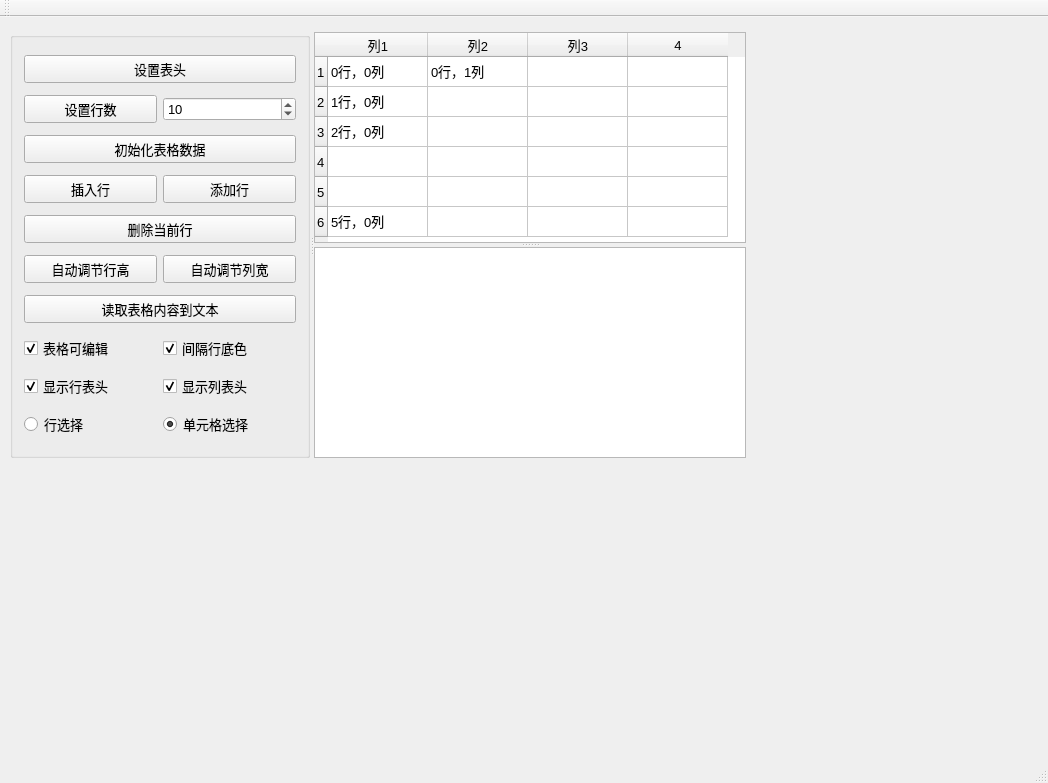
<?xml version="1.0" encoding="UTF-8"?>
<ui version="4.0">
 <class>MainWindow</class>
 <widget class="QMainWindow" name="MainWindow">
  <property name="geometry">
   <rect>
    <x>0</x>
    <y>0</y>
    <width>1048</width>
    <height>783</height>
   </rect>
  </property>
  <property name="font">
   <font>
    <pointsize>10</pointsize>
   </font>
  </property>
  <property name="windowTitle">
   <string>QTableWidget的使用</string>
  </property>
  <widget class="QWidget" name="centralWidget">
   <widget class="QSplitter" name="splitterMain">
    <property name="geometry">
     <rect>
      <x>10</x>
      <y>15</y>
      <width>736</width>
      <height>426</height>
     </rect>
    </property>
    <property name="orientation">
     <enum>Qt::Horizontal</enum>
    </property>
    <widget class="QGroupBox" name="groupBox">
     <property name="maximumSize">
      <size>
       <width>300</width>
       <height>16777215</height>
      </size>
     </property>
     <property name="title">
      <string/>
     </property>
     <layout class="QGridLayout" name="gridLayout">
      <item row="4" column="0" colspan="2">
       <widget class="QPushButton" name="btnDelCurRow">
        <property name="text">
         <string>删除当前行</string>
        </property>
       </widget>
      </item>
      <item row="3" column="0">
       <widget class="QPushButton" name="btnInsertRow">
        <property name="text">
         <string>插入行</string>
        </property>
       </widget>
      </item>
      <item row="3" column="1">
       <widget class="QPushButton" name="btnAppendRow">
        <property name="text">
         <string>添加行</string>
        </property>
       </widget>
      </item>
      <item row="8" column="0">
       <widget class="QCheckBox" name="chkBoxHeaderH">
        <property name="text">
         <string>显示行表头</string>
        </property>
        <property name="checked">
         <bool>true</bool>
        </property>
       </widget>
      </item>
      <item row="7" column="0">
       <widget class="QCheckBox" name="chkBoxTabEditable">
        <property name="text">
         <string>表格可编辑</string>
        </property>
        <property name="checked">
         <bool>true</bool>
        </property>
       </widget>
      </item>
      <item row="6" column="0" colspan="2">
       <widget class="QPushButton" name="btnReadToEdit">
        <property name="minimumSize">
         <size>
          <width>0</width>
          <height>25</height>
         </size>
        </property>
        <property name="text">
         <string>读取表格内容到文本</string>
        </property>
       </widget>
      </item>
      <item row="7" column="1">
       <widget class="QCheckBox" name="chkBoxRowColor">
        <property name="text">
         <string>间隔行底色</string>
        </property>
        <property name="checked">
         <bool>true</bool>
        </property>
       </widget>
      </item>
      <item row="9" column="1">
       <widget class="QRadioButton" name="rBtnSelectItem">
        <property name="text">
         <string>单元格选择</string>
        </property>
        <property name="checked">
         <bool>true</bool>
        </property>
       </widget>
      </item>
      <item row="8" column="1">
       <widget class="QCheckBox" name="chkBoxHeaderV">
        <property name="text">
         <string>显示列表头</string>
        </property>
        <property name="checked">
         <bool>true</bool>
        </property>
       </widget>
      </item>
      <item row="9" column="0">
       <widget class="QRadioButton" name="rBtnSelectRow">
        <property name="text">
         <string>行选择</string>
        </property>
        <property name="checked">
         <bool>false</bool>
        </property>
       </widget>
      </item>
      <item row="2" column="0" colspan="2">
       <widget class="QPushButton" name="btnIniData">
        <property name="minimumSize">
         <size>
          <width>0</width>
          <height>25</height>
         </size>
        </property>
        <property name="text">
         <string>初始化表格数据</string>
        </property>
       </widget>
      </item>
      <item row="1" column="1">
       <widget class="QSpinBox" name="spinRowCount">
        <property name="minimum">
         <number>2</number>
        </property>
        <property name="value">
         <number>10</number>
        </property>
       </widget>
      </item>
      <item row="0" column="0" colspan="2">
       <widget class="QPushButton" name="btnSetHeader">
        <property name="minimumSize">
         <size>
          <width>0</width>
          <height>25</height>
         </size>
        </property>
        <property name="text">
         <string>设置表头</string>
        </property>
       </widget>
      </item>
      <item row="1" column="0">
       <widget class="QPushButton" name="btnSetRows">
        <property name="minimumSize">
         <size>
          <width>0</width>
          <height>25</height>
         </size>
        </property>
        <property name="text">
         <string>设置行数</string>
        </property>
       </widget>
      </item>
      <item row="5" column="0">
       <widget class="QPushButton" name="btnAutoHeght">
        <property name="text">
         <string>自动调节行高</string>
        </property>
       </widget>
      </item>
      <item row="5" column="1">
       <widget class="QPushButton" name="btnAutoWidth">
        <property name="text">
         <string>自动调节列宽</string>
        </property>
       </widget>
      </item>
     </layout>
    </widget>
    <widget class="QSplitter" name="splitter">
     <property name="frameShape">
      <enum>QFrame::NoFrame</enum>
     </property>
     <property name="frameShadow">
      <enum>QFrame::Plain</enum>
     </property>
     <property name="lineWidth">
      <number>2</number>
     </property>
     <property name="orientation">
      <enum>Qt::Vertical</enum>
     </property>
     <widget class="QTableWidget" name="tableInfo">
      <property name="alternatingRowColors">
       <bool>false</bool>
      </property>
      <property name="rowCount">
       <number>6</number>
      </property>
      <property name="columnCount">
       <number>4</number>
      </property>
      <attribute name="horizontalHeaderDefaultSectionSize">
       <number>100</number>
      </attribute>
      <row/>
      <row/>
      <row/>
      <row/>
      <row/>
      <row/>
      <column>
       <property name="text">
        <string>列1</string>
       </property>
      </column>
      <column>
       <property name="text">
        <string>列2</string>
       </property>
      </column>
      <column>
       <property name="text">
        <string>列3</string>
       </property>
      </column>
      <column/>
      <item row="0" column="0">
       <property name="text">
        <string>0行，0列</string>
       </property>
      </item>
      <item row="0" column="1">
       <property name="text">
        <string>0行，1列</string>
       </property>
      </item>
      <item row="1" column="0">
       <property name="text">
        <string>1行，0列</string>
       </property>
      </item>
      <item row="2" column="0">
       <property name="text">
        <string>2行，0列</string>
       </property>
      </item>
      <item row="5" column="0">
       <property name="text">
        <string>5行，0列</string>
       </property>
      </item>
     </widget>
     <widget class="QPlainTextEdit" name="textEdit"/>
    </widget>
   </widget>
  </widget>
  <widget class="QMenuBar" name="menuBar">
   <property name="geometry">
    <rect>
     <x>0</x>
     <y>0</y>
     <width>1048</width>
     <height>27</height>
    </rect>
   </property>
  </widget>
  <widget class="QToolBar" name="mainToolBar">
   <attribute name="toolBarArea">
    <enum>TopToolBarArea</enum>
   </attribute>
   <attribute name="toolBarBreak">
    <bool>false</bool>
   </attribute>
  </widget>
  <widget class="QStatusBar" name="statusBar"/>
 </widget>
 <layoutdefault spacing="6" margin="11"/>
 <resources/>
 <connections/>
</ui>
